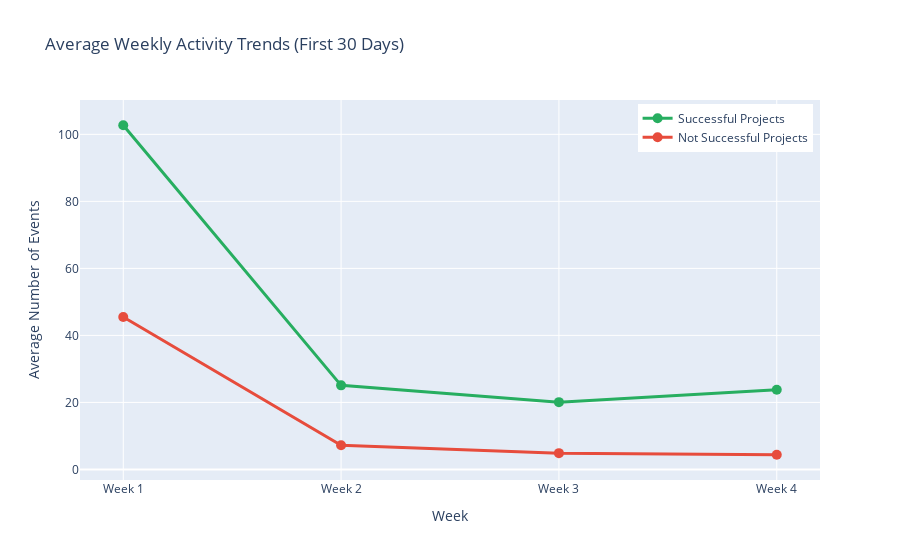

The cell this chart's notebook holds for it:
### Markdown cell above
### 2.4 Weekly Activity Trends

Examining how activity evolves during the first four weeks and its relationship with eventual success.

### Code cell
# Weekly activity trends by success status
weekly_cols = ['events_week_1', 'events_week_2', 'events_week_3', 'events_week_4']

# Calculate mean weekly activity by success status
weekly_success = df[df['is_successful_project'] == 1][weekly_cols].mean()
weekly_fail = df[df['is_successful_project'] == 0][weekly_cols].mean()

fig = go.Figure()

fig.add_trace(go.Scatter(
    x=['Week 1', 'Week 2', 'Week 3', 'Week 4'],
    y=weekly_success.values,
    mode='lines+markers',
    name='Successful Projects',
    line=dict(color='#27ae60', width=3),
    marker=dict(size=10)
))

fig.add_trace(go.Scatter(
    x=['Week 1', 'Week 2', 'Week 3', 'Week 4'],
    y=weekly_fail.values,
    mode='lines+markers',
    name='Not Successful Projects',
    line=dict(color='#e74c3c', width=3),
    marker=dict(size=10)
))

fig.update_layout(
    title='Average Weekly Activity Trends (First 30 Days)',
    xaxis_title='Week',
    yaxis_title='Average Number of Events',
    legend=dict(yanchor="top", y=0.99, xanchor="right", x=0.99)
)

fig.show()

### Figure 1 — Plotly figure (JSON) as saved in the notebook; plotly's stock layout.template omitted (floating-point values rounded to 4 significant figures)
{"data": [{"line": {"color": "#27ae60", "width": 3}, "marker": {"size": 10}, "mode": "lines+markers", "name": "Successful Projects", "type": "scatter", "x": ["Week 1", "Week 2", "Week 3", "Week 4"], "y": [102.7, 25.09, 20.08, 23.8]}, {"line": {"color": "#e74c3c", "width": 3}, "marker": {"size": 10}, "mode": "lines+markers", "name": "Not Successful Projects", "type": "scatter", "x": ["Week 1", "Week 2", "Week 3", "Week 4"], "y": [45.52, 7.216, 4.856, 4.382]}], "layout": {"legend": {"x": 0.99, "xanchor": "right", "y": 0.99, "yanchor": "top"}, "title": {"text": "Average Weekly Activity Trends (First 30 Days)"}, "xaxis": {"title": {"text": "Week"}}, "yaxis": {"title": {"text": "Average Number of Events"}}}}
